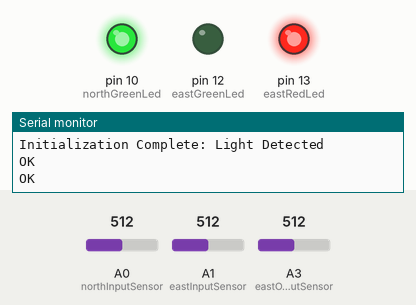
Simulated run of this sketch. Board: Arduino Uno, built with avr-gcc and run on an emulated ATmega328P. Parts: output pins drawn as LEDs (lit = HIGH), the last lines printed to the serial monitor. Inputs (shaded band) come from the test bench; at power-on: A1 (eastInputSensor) = 512, A0 (northInputSensor) = 512, A3 (eastOutputSensor) = 512. The modem accepts every AT command (registered, SIM ready, sends succeed) and sends nothing else.

Above: at 4.3 s.
4.4 s: A1 (eastInputSensor) set to 110
5.9 s: A1 (eastInputSensor) set to 93
At 7.3 s:
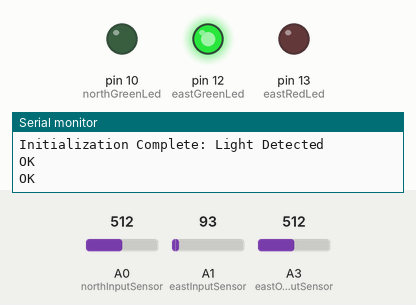
9.9 s: A0 (northInputSensor) set to 90
At 16.3 s:
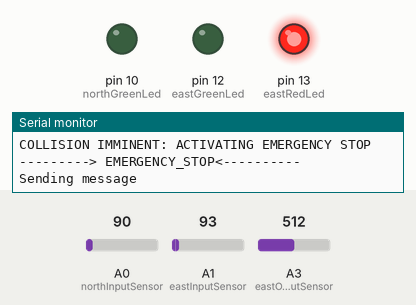
Timing chart, 0 to 16.8 s (numbered marks = the images above; inputs shaded):
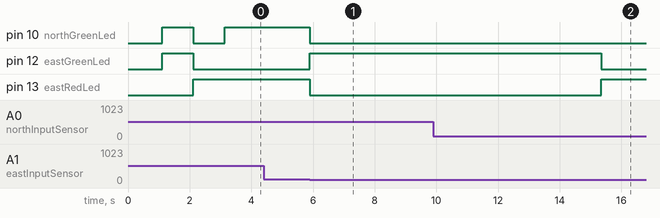

Measured:
- the behaviour switches between 100 and 99 on A1 (eastInputSensor) (found by bisection; images 0 and 1)
- after the input at 4.4 s, every drawn part: stays the same
- after the input at 5.9 s, pin 10 (northGreenLed), pin 13 (eastRedLed): HIGH → LOW at once; pin 12 (eastGreenLed): LOW → HIGH at once
- after the input at 9.9 s, pin 12 (eastGreenLed): HIGH → LOW after 5.5 s; pin 13 (eastRedLed): LOW → HIGH after 5.5 s

The sketch:

SMS_X_TESTING.ino
```cpp
/* This code is very similar to the original SMS_x_controller
 *  and includes many of the same elements (#CopyAndPasteForDays)
 *  I have edited it to be more effecient and easy to read
 *  (Also, I was having a hard time understanding the other code
 *  so this will take me through it step-by-step
 *
 *  Author: Mr. Yenney, Avidh, Jay
 */
#include <SoftwareSerial.h>


//CONSTANTS

//ELECTRICAL CONSTANTS
//these pins are used to transmit data back and forth between the cell module
//and the Arduino:
const int RXPin = 7; //pin 7 on the arduino goes to 7 on the GSM module (reciever)
const int TXPin = 8; //pin 8 on the arduino goes to 8 on the GSM module (transmitter)

//these are just some led pinouts:
const int northRedLed = 11;
const int northGreenLed = 10;

const int eastGreenLed = 12;
const int eastRedLed = 13;

//these are the light sensors that will be used to detect approaching vehicles:
const int northInputSensor = 0; //goes to pin A0 on the Arduino
const int eastInputSensor = 1; //goes to pin A1 on the Arduino
const int northOutputSensor = 2;
const int eastOutputSensor = 3;

//phone number of the smart rover
const int phoneNumber = 8051234567;//TODO: implement this number instead of a magic
                                   //phone number in code


//SOFTWARE CONSTANTS
const int threshold = 100; //this threshold determines if the car is present or not


//DYNAMIC SOFTWARE VARIABLES


bool hasStopped = false;          //determines if the estop message has been sent
                                  //before sending another estop message, prevents
                                  //spamming
bool hasCleared = false; //see above, this one determines if the all clear message has been sent

bool north = false;

bool east = false;

char inputBuffer[256]; //what does this do?

SoftwareSerial TextModuleComms(RXPin, TXPin); //ties the rx and tx pins
                                                      //to a Serial object
                                                      //used to communicate with
                                                      //the GSM module


void setup() {

  //PIN ASSIGNMENTS:

  //Serial Pins:
  pinMode(RXPin, INPUT_PULLUP); //declaring the reciever pin as an input
  pinMode(TXPin, OUTPUT); //declaring the transmitter pin as an output

  //Sensors:
  pinMode(northInputSensor, INPUT); //declaring both sensore as inputs
  pinMode(eastInputSensor, INPUT);


  pinMode(northOutputSensor, INPUT); //declaring both sensore as inputs
  pinMode(eastOutputSensor, INPUT);


  //LEDs:
  pinMode(northGreenLed, OUTPUT);  //declaring all of the led's as outputs
  pinMode(eastGreenLed, OUTPUT);

  pinMode(eastGreenLed, OUTPUT);
  pinMode(eastRedLed, OUTPUT);

  //Serial Initialization:
  TextModuleComms.begin(19200); //begin the Serial communication with the GSM module
  Serial.begin(19200); //begin the standard Serial Communication with the computer

  delay(100); //wait for the Serial to start?

  TextModuleComms.println("AT+IPR=19200"); //tell the GSM Module your baud rate?
  delay(1000); //wait for the GSM module
  TextModuleComms.println("AT+CMGF=1"); //sets the GSM Module in text mode


  //Testing Sequence:
  Serial.println("Test Signal: Green"); //tell the user the lights are turning green
  setNorthLight(true);  //turn the lights green
  setEastLight(true);
  delay(1000);  //wait for the user to see the lights
  Serial.println("Test Signal: Red"); //tell the user the lights are turning red
  setNorthLight(false); //turn the lights red
  setEastLight(false);
  delay(1000);  //wait for the user to see the lights
  Serial.println("Done"); //tell the user the sequence has completed


  //Initialization Sequence:
  Serial.println("Initializing, remove vehicles from the intersection");
  while (!isEastPresent && !isNorthPresent){
    Serial.println("Light Not Detected");
    delay(500);
  }
  Serial.println("Initialization Complete: Light Detected");
}


void loop() {
  if (isEastPresent()){
    if(isNorthPresent()){
      if(hasStopped == false){
        Serial.println("COLLISION IMMINENT: ACTIVATING EMERGENCY STOP");
        SendMessage("EMERGENCY_STOP");

        setNorthLight(false);
        setEastLight(false);

        hasStopped = true;
        hasCleared = false;
      }

    }else{
      setNorthLight(false);
      setEastLight(true);
    }
  }else{
    setNorthLight(true);
    setEastLight(false);
  }
//  if (hasStopped == true){
//    if(isEastPresent() == false){
//      if(isNorthPresent() == false){
//        hasStopped = false;
//      }else if(isNorthPresent() == true){
//        if(hasCleared == false){
//          SendMessage("All_Clear");
//          hasStopped = false;
//          hasCleared = true;
//        }
//      }
//    }
   if (hasCleared == false){
      if(hasStopped == true){
        if(!isEastPresent()){
         SendMessage("All_Clear");
         hasCleared = true;
         hasStopped = false;
        }
      }
    }

  for (int i = 0 ; i < 256 ; i++)
  {
      inputBuffer[i] = 0;
  }
  if (TextModuleComms.available()>0)
  {
      TextModuleComms.readBytes(inputBuffer, 255);
      Serial.write(inputBuffer);
  }
}

boolean isNorthPresent(){
  if(isNorthInputPresent()){
    north = true;
  }
  if(isNorthOutputPresent()){
    north = false;
  }
  return north;
}
boolean isEastPresent(){
  if(isEastInputPresent()){
    east = true;
  }
  if(isEastOutputPresent()){
    east = false;
  }
  return east;
}


boolean isEastInputPresent(){
  if (analogRead(eastInputSensor) < threshold){
    return true;
  }else{
    return false;
  }
}
//returns if the northbound car is approaching the intersection
boolean isNorthInputPresent(){
  if (analogRead(northInputSensor) < threshold){
    return true;
  }else{
    return false;
  }
}
boolean isEastOutputPresent(){
  if (analogRead(eastOutputSensor) < threshold){
    return true;
  }else{
    return false;
  }
}
boolean isNorthOutputPresent(){
  if (analogRead(eastOutputSensor) < threshold){
    return true;
  }else{
    return false;
  }
}

//sets the North Stoplights state, if true is passed, it turns it green, else
//it turns it red
void setNorthLight(boolean on){
  if (on){
    digitalWrite(northRedLed, LOW);
    digitalWrite(northGreenLed, HIGH);
  }else{
    digitalWrite(northRedLed, HIGH);
    digitalWrite(northGreenLed, LOW);
  }
}
void SendMessage(String input)
{
  Serial.println("---------> " + input + "<----------");
  Serial.println("Sending message");
  TextModuleComms.print("AT+CMGF=1\r");                                                        // AT command to send SMS message
  delay(100);
  TextModuleComms.println("AT + CMGS = \"+18052647095\"");                                     // recipient's mobile number, in international format
  delay(100);
  TextModuleComms.println(input);        // message to send
  delay(100);
  TextModuleComms.println((char)26);                       // End AT command with a ^Z, ASCII code 26
  delay(100);
  TextModuleComms.println();
  delay(5000);
}


//sets the East Stoplights state, if true is passed, it turns it green, else
//it turns it red
void setEastLight(boolean on){
  if (on){
    digitalWrite(eastRedLed, LOW);
    digitalWrite(eastGreenLed, HIGH);
  }else{
    digitalWrite(eastRedLed, HIGH);
    digitalWrite(eastGreenLed, LOW);
  }
}
```
